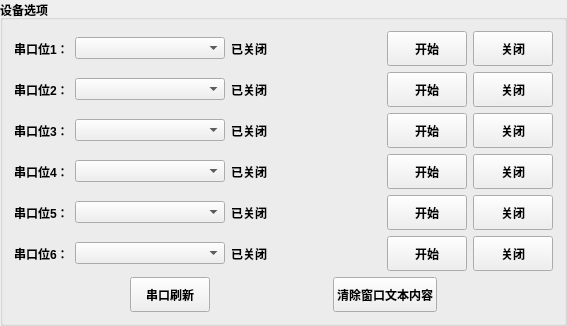
     <widget class="QGroupBox" name="groupBox">
      <property name="font">
       <font>
        <weight>75</weight>
        <bold>true</bold>
       </font>
      </property>
      <property name="title">
       <string>设备选项</string>
      </property>
      <layout class="QGridLayout" name="gridLayout_4">
       <item row="0" column="0">
        <layout class="QHBoxLayout" name="horizontalLayout">
         <item>
          <widget class="QLabel" name="label_7">
           <property name="maximumSize">
            <size>
             <width>70</width>
             <height>16777215</height>
            </size>
           </property>
           <property name="text">
            <string>串口位1：</string>
           </property>
          </widget>
         </item>
         <item>
          <widget class="QComboBox" name="comboBox">
           <property name="minimumSize">
            <size>
             <width>150</width>
             <height>0</height>
            </size>
           </property>
           <property name="maximumSize">
            <size>
             <width>150</width>
             <height>16777215</height>
            </size>
           </property>
          </widget>
         </item>
         <item>
          <widget class="QLabel" name="label_18">
           <property name="minimumSize">
            <size>
             <width>150</width>
             <height>0</height>
            </size>
           </property>
           <property name="maximumSize">
            <size>
             <width>150</width>
             <height>16777215</height>
            </size>
           </property>
           <property name="text">
            <string>已关闭</string>
           </property>
          </widget>
         </item>
         <item>
          <widget class="QPushButton" name="pushButton">
           <property name="minimumSize">
            <size>
             <width>80</width>
             <height>35</height>
            </size>
           </property>
           <property name="maximumSize">
            <size>
             <width>80</width>
             <height>16777215</height>
            </size>
           </property>
           <property name="text">
            <string>开始</string>
           </property>
          </widget>
         </item>
         <item>
          <widget class="QPushButton" name="pushButton_2">
           <property name="minimumSize">
            <size>
             <width>80</width>
             <height>35</height>
            </size>
           </property>
           <property name="maximumSize">
            <size>
             <width>80</width>
             <height>16777215</height>
            </size>
           </property>
           <property name="text">
            <string>关闭</string>
           </property>
          </widget>
         </item>
        </layout>
       </item>
       <item row="1" column="0">
        <layout class="QHBoxLayout" name="horizontalLayout_3">
         <item>
          <widget class="QLabel" name="label_12">
           <property name="maximumSize">
            <size>
             <width>70</width>
             <height>16777215</height>
            </size>
           </property>
           <property name="text">
            <string>串口位2：</string>
           </property>
          </widget>
         </item>
         <item>
          <widget class="QComboBox" name="comboBox_2">
           <property name="minimumSize">
            <size>
             <width>150</width>
             <height>0</height>
            </size>
           </property>
           <property name="maximumSize">
            <size>
             <width>150</width>
             <height>16777215</height>
            </size>
           </property>
          </widget>
         </item>
         <item>
          <widget class="QLabel" name="label_19">
           <property name="minimumSize">
            <size>
             <width>150</width>
             <height>0</height>
            </size>
           </property>
           <property name="maximumSize">
            <size>
             <width>150</width>
             <height>16777215</height>
            </size>
           </property>
           <property name="text">
            <string>已关闭</string>
           </property>
          </widget>
         </item>
         <item>
          <widget class="QPushButton" name="pushButton_7">
           <property name="minimumSize">
            <size>
             <width>80</width>
             <height>35</height>
            </size>
           </property>
           <property name="maximumSize">
            <size>
             <width>80</width>
             <height>16777215</height>
            </size>
           </property>
           <property name="text">
            <string>开始</string>
           </property>
          </widget>
         </item>
         <item>
          <widget class="QPushButton" name="pushButton_8">
           <property name="minimumSize">
            <size>
             <width>80</width>
             <height>35</height>
            </size>
           </property>
           <property name="maximumSize">
            <size>
             <width>80</width>
             <height>16777215</height>
            </size>
           </property>
           <property name="text">
            <string>关闭</string>
           </property>
          </widget>
         </item>
        </layout>
       </item>
       <item row="2" column="0">
        <layout class="QHBoxLayout" name="horizontalLayout_4">
         <item>
          <widget class="QLabel" name="label_16">
           <property name="maximumSize">
            <size>
             <width>70</width>
             <height>16777215</height>
            </size>
           </property>
           <property name="text">
            <string>串口位3：</string>
           </property>
          </widget>
         </item>
         <item>
          <widget class="QComboBox" name="comboBox_3">
           <property name="minimumSize">
            <size>
             <width>150</width>
             <height>0</height>
            </size>
           </property>
           <property name="maximumSize">
            <size>
             <width>150</width>
             <height>16777215</height>
            </size>
           </property>
          </widget>
         </item>
         <item>
          <widget class="QLabel" name="label_20">
           <property name="minimumSize">
            <size>
             <width>150</width>
             <height>0</height>
            </size>
           </property>
           <property name="maximumSize">
            <size>
             <width>150</width>
             <height>16777215</height>
            </size>
           </property>
           <property name="text">
            <string>已关闭</string>
           </property>
          </widget>
         </item>
         <item>
          <widget class="QPushButton" name="pushButton_9">
           <property name="minimumSize">
            <size>
             <width>80</width>
             <height>35</height>
            </size>
           </property>
           <property name="maximumSize">
            <size>
             <width>80</width>
             <height>16777215</height>
            </size>
           </property>
           <property name="text">
            <string>开始</string>
           </property>
          </widget>
         </item>
         <item>
          <widget class="QPushButton" name="pushButton_10">
           <property name="minimumSize">
            <size>
             <width>80</width>
             <height>35</height>
            </size>
           </property>
           <property name="maximumSize">
            <size>
             <width>80</width>
             <height>16777215</height>
            </size>
           </property>
           <property name="text">
            <string>关闭</string>
           </property>
          </widget>
         </item>
        </layout>
       </item>
       <item row="3" column="0">
        <layout class="QHBoxLayout" name="horizontalLayout_9">
         <item>
          <widget class="QLabel" name="label_17">
           <property name="maximumSize">
            <size>
             <width>70</width>
             <height>16777215</height>
            </size>
           </property>
           <property name="text">
            <string>串口位4：</string>
           </property>
          </widget>
         </item>
         <item>
          <widget class="QComboBox" name="comboBox_4">
           <property name="minimumSize">
            <size>
             <width>150</width>
             <height>0</height>
            </size>
           </property>
           <property name="maximumSize">
            <size>
             <width>150</width>
             <height>16777215</height>
            </size>
           </property>
          </widget>
         </item>
         <item>
          <widget class="QLabel" name="label_21">
           <property name="minimumSize">
            <size>
             <width>150</width>
             <height>0</height>
            </size>
           </property>
           <property name="maximumSize">
            <size>
             <width>150</width>
             <height>16777215</height>
            </size>
           </property>
           <property name="text">
            <string>已关闭</string>
           </property>
          </widget>
         </item>
         <item>
          <widget class="QPushButton" name="pushButton_11">
           <property name="minimumSize">
            <size>
             <width>0</width>
             <height>35</height>
            </size>
           </property>
           <property name="maximumSize">
            <size>
             <width>80</width>
             <height>80</height>
            </size>
           </property>
           <property name="text">
            <string>开始</string>
           </property>
          </widget>
         </item>
         <item>
          <widget class="QPushButton" name="pushButton_12">
           <property name="minimumSize">
            <size>
             <width>80</width>
             <height>35</height>
            </size>
           </property>
           <property name="maximumSize">
            <size>
             <width>80</width>
             <height>16777215</height>
            </size>
           </property>
           <property name="text">
            <string>关闭</string>
           </property>
          </widget>
         </item>
        </layout>
       </item>
       <item row="4" column="0">
        <layout class="QHBoxLayout" name="horizontalLayout_13">
         <item>
          <widget class="QLabel" name="label_39">
           <property name="maximumSize">
            <size>
             <width>70</width>
             <height>16777215</height>
            </size>
           </property>
           <property name="text">
            <string>串口位5：</string>
           </property>
          </widget>
         </item>
         <item>
          <widget class="QComboBox" name="comboBox_5">
           <property name="minimumSize">
            <size>
             <width>150</width>
             <height>0</height>
            </size>
           </property>
           <property name="maximumSize">
            <size>
             <width>150</width>
             <height>16777215</height>
            </size>
           </property>
          </widget>
         </item>
         <item>
          <widget class="QLabel" name="label_40">
           <property name="minimumSize">
            <size>
             <width>150</width>
             <height>0</height>
            </size>
           </property>
           <property name="maximumSize">
            <size>
             <width>150</width>
             <height>16777215</height>
            </size>
           </property>
           <property name="text">
            <string>已关闭</string>
           </property>
          </widget>
         </item>
         <item>
          <widget class="QPushButton" name="pushButton_13">
           <property name="minimumSize">
            <size>
             <width>0</width>
             <height>35</height>
            </size>
           </property>
           <property name="maximumSize">
            <size>
             <width>80</width>
             <height>80</height>
            </size>
           </property>
           <property name="text">
            <string>开始</string>
           </property>
          </widget>
         </item>
         <item>
          <widget class="QPushButton" name="pushButton_14">
           <property name="minimumSize">
            <size>
             <width>80</width>
             <height>35</height>
            </size>
           </property>
           <property name="maximumSize">
            <size>
             <width>80</width>
             <height>16777215</height>
            </size>
           </property>
           <property name="text">
            <string>关闭</string>
           </property>
          </widget>
         </item>
        </layout>
       </item>
       <item row="5" column="0">
        <layout class="QHBoxLayout" name="horizontalLayout_14">
         <item>
          <widget class="QLabel" name="label_41">
           <property name="maximumSize">
            <size>
             <width>70</width>
             <height>16777215</height>
            </size>
           </property>
           <property name="text">
            <string>串口位6：</string>
           </property>
          </widget>
         </item>
         <item>
          <widget class="QComboBox" name="comboBox_6">
           <property name="minimumSize">
            <size>
             <width>150</width>
             <height>0</height>
            </size>
           </property>
           <property name="maximumSize">
            <size>
             <width>150</width>
             <height>16777215</height>
            </size>
           </property>
          </widget>
         </item>
         <item>
          <widget class="QLabel" name="label_42">
           <property name="minimumSize">
            <size>
             <width>150</width>
             <height>0</height>
            </size>
           </property>
           <property name="maximumSize">
            <size>
             <width>150</width>
             <height>16777215</height>
            </size>
           </property>
           <property name="text">
            <string>已关闭</string>
           </property>
          </widget>
         </item>
         <item>
          <widget class="QPushButton" name="pushButton_15">
           <property name="minimumSize">
            <size>
             <width>0</width>
             <height>35</height>
            </size>
           </property>
           <property name="maximumSize">
            <size>
             <width>80</width>
             <height>80</height>
            </size>
           </property>
           <property name="text">
            <string>开始</string>
           </property>
          </widget>
         </item>
         <item>
          <widget class="QPushButton" name="pushButton_16">
           <property name="minimumSize">
            <size>
             <width>80</width>
             <height>35</height>
            </size>
           </property>
           <property name="maximumSize">
            <size>
             <width>80</width>
             <height>16777215</height>
            </size>
           </property>
           <property name="text">
            <string>关闭</string>
           </property>
          </widget>
         </item>
        </layout>
       </item>
       <item row="6" column="0">
        <layout class="QHBoxLayout" name="horizontalLayout_12">
         <item>
          <spacer name="horizontalSpacer">
           <property name="orientation">
            <enum>Qt::Horizontal</enum>
           </property>
           <property name="sizeHint" stdset="0">
            <size>
             <width>40</width>
             <height>20</height>
            </size>
           </property>
          </spacer>
         </item>
         <item>
          <widget class="QPushButton" name="pushButton_3">
           <property name="minimumSize">
            <size>
             <width>0</width>
             <height>35</height>
            </size>
           </property>
           <property name="maximumSize">
            <size>
             <width>100</width>
             <height>16777215</height>
            </size>
           </property>
           <property name="text">
            <string>串口刷新</string>
           </property>
          </widget>
         </item>
         <item>
          <spacer name="horizontalSpacer_2">
           <property name="orientation">
            <enum>Qt::Horizontal</enum>
           </property>
           <property name="sizeHint" stdset="0">
            <size>
             <width>40</width>
             <height>20</height>
            </size>
           </property>
          </spacer>
         </item>
         <item>
          <widget class="QPushButton" name="pushButton_5">
           <property name="minimumSize">
            <size>
             <width>0</width>
             <height>35</height>
            </size>
           </property>
           <property name="maximumSize">
            <size>
             <width>150</width>
             <height>16777215</height>
            </size>
           </property>
           <property name="text">
            <string>清除窗口文本内容</string>
           </property>
          </widget>
         </item>
         <item>
          <spacer name="horizontalSpacer_3">
           <property name="orientation">
            <enum>Qt::Horizontal</enum>
           </property>
           <property name="sizeHint" stdset="0">
            <size>
             <width>40</width>
             <height>20</height>
            </size>
           </property>
          </spacer>
         </item>
        </layout>
       </item>
      </layout>
     </widget>
